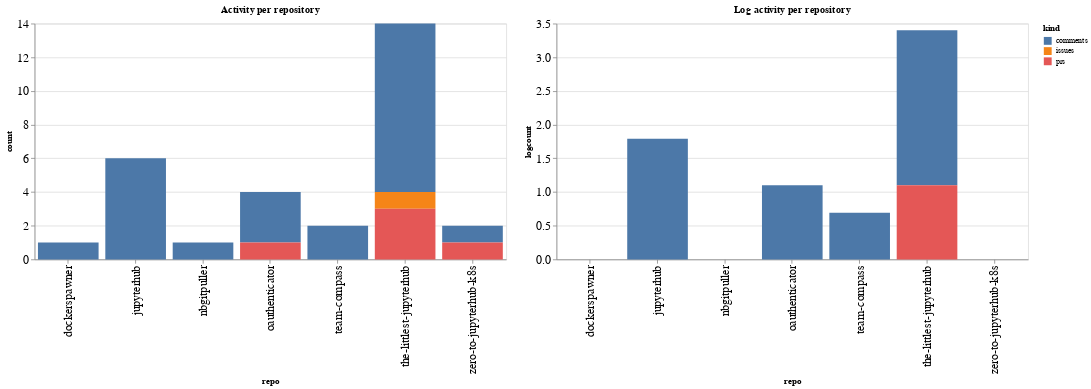

Notebook source saved alongside this figure:
### Code cell
ch1 = alt.Chart(repo_summaries, width=600, title="Activity per repository").mark_bar().encode(
    x='repo',
    y='count',
    color='kind',
    tooltip="kind"
)

ch2 = alt.Chart(repo_summaries, width=600, title="Log activity per repository").mark_bar().encode(
    x='repo',
    y='logcount',
    color='kind',
    tooltip="kind"
)

ch1 | ch2

### Figure 1 — Vega-Lite specification as saved in the notebook (floating-point values rounded to 4 significant figures)
{"config": {"axisLeft": {"labelFontSize": 15}, "axisBottom": {"labelFontSize": 15}}, "hconcat": [{"mark": "bar", "encoding": {"color": {"type": "nominal", "field": "kind"}, "tooltip": {"type": "nominal", "field": "kind"}, "x": {"type": "nominal", "field": "repo"}, "y": {"type": "quantitative", "field": "count"}}, "title": "Activity per repository", "width": 600}, {"mark": "bar", "encoding": {"color": {"type": "nominal", "field": "kind"}, "tooltip": {"type": "nominal", "field": "kind"}, "x": {"type": "nominal", "field": "repo"}, "y": {"type": "quantitative", "field": "logcount"}}, "title": "Log activity per repository", "width": 600}], "data": {"name": "data-63ede2042368e4bd10cf3500a9ec56ee"}, "$schema": "https://vega.github.io/schema/vega-lite/v4.8.1.json", "datasets": {"data-63ede2042368e4bd10cf3500a9ec56ee": [{"repo": "dockerspawner", "kind": "comments", "count": 1, "logcount": 0.0}, {"repo": "jupyterhub", "kind": "comments", "count": 6, "logcount": 1.792}, {"repo": "nbgitpuller", "kind": "comments", "count": 1, "logcount": 0.0}, {"repo": "oauthenticator", "kind": "comments", "count": 3, "logcount": 1.099}, {"repo": "oauthenticator", "kind": "prs", "count": 1, "logcount": 0.0}, {"repo": "team-compass", "kind": "comments", "count": 2, "logcount": 0.6931}, {"repo": "the-littlest-jupyterhub", "kind": "comments", "count": 10, "logcount": 2.303}, {"repo": "the-littlest-jupyterhub", "kind": "issues", "count": 1, "logcount": 0.0}, {"repo": "the-littlest-jupyterhub", "kind": "prs", "count": 3, "logcount": 1.099}, {"repo": "zero-to-jupyterhub-k8s", "kind": "comments", "count": 1, "logcount": 0.0}, {"repo": "zero-to-jupyterhub-k8s", "kind": "prs", "count": 1, "logcount": 0.0}]}}
